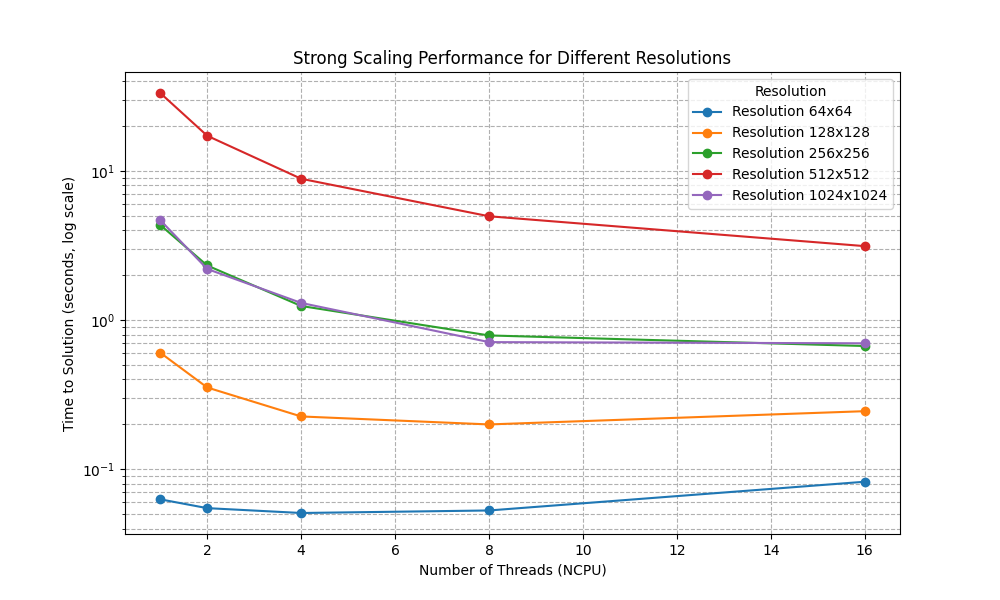

Write the Python code that produced this figure.
import matplotlib.pyplot as plt
import numpy as np

# Data: Resolutions and times for different thread counts
resolutions = [64, 128, 256, 512, 1024]
threads = [1, 2, 4, 8, 16]
times = {
    64: [0.0629718, 0.0549711, 0.0509977, 0.0530269, 0.0826006],
    128: [0.604752, 0.353598, 0.226159, 0.199965, 0.245333],
    256: [4.34029, 2.32191, 1.24335, 0.789274, 0.670457],
    512: [33.232, 17.1841, 8.85125, 4.96217, 3.13035],
    1024: [4.67548, 2.20043, 1.30318, 0.712137, 0.699032]
}

# Plotting with log scale for time axis
plt.figure(figsize=(10, 6))
for res in resolutions:
    plt.plot(threads, times[res], marker='o', label=f'Resolution {res}x{res}')

plt.xlabel('Number of Threads (NCPU)')
plt.ylabel('Time to Solution (seconds, log scale)')
plt.yscale('log')
plt.title('Strong Scaling Performance for Different Resolutions')
plt.legend(title="Resolution")
plt.grid(True, which="both", ls="--")
plt.savefig("StrongScaling")
plt.show()
